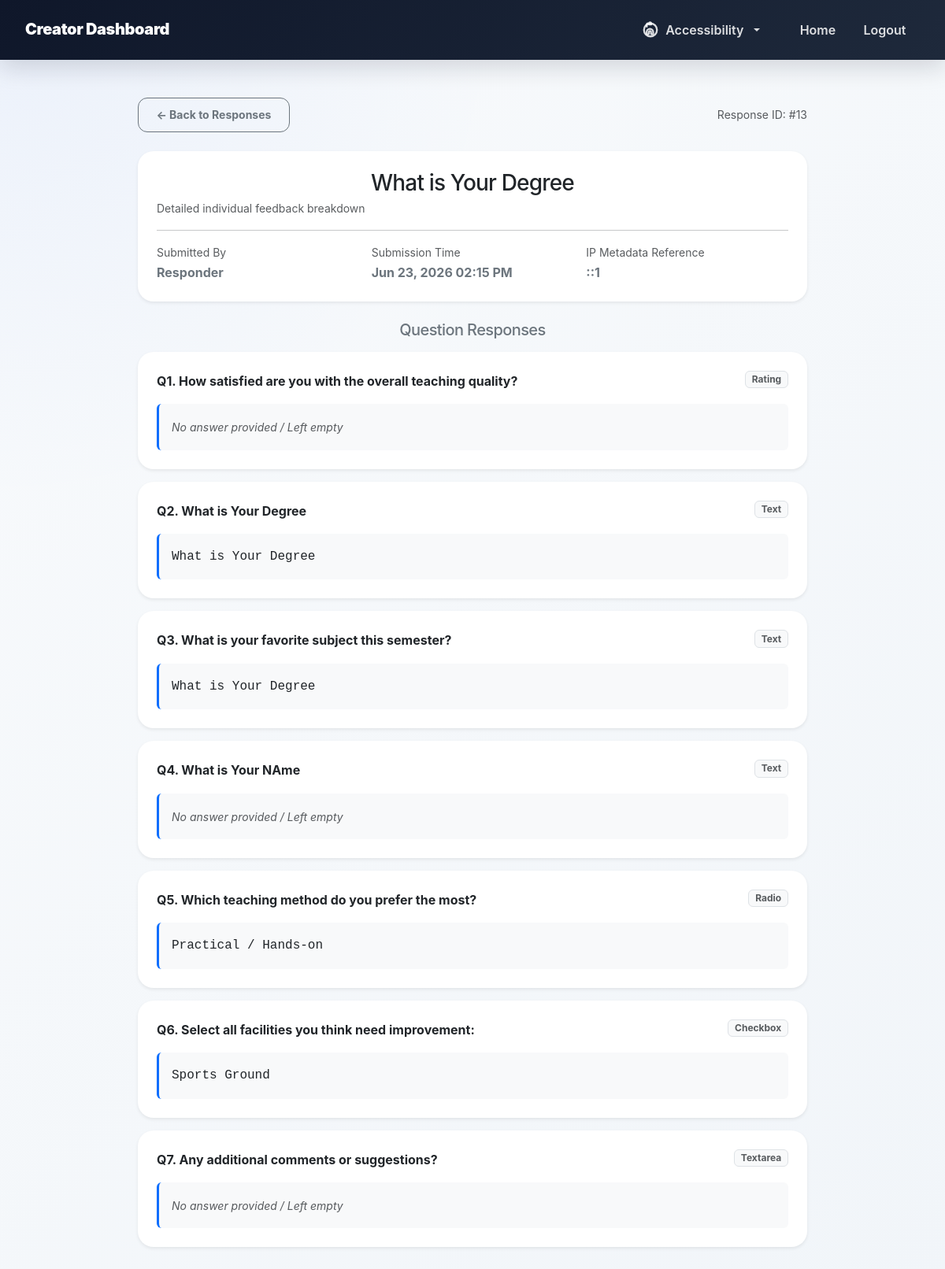
Screenshot of /creator/view_single_response.php?response_id=13&form_id=1 (signed in) with the database file from the repository.
### tables this page shows
CREATE TABLE `form_responses` (
  `id` int(11) NOT NULL,
  `form_id` int(11) NOT NULL,
  `respondent_id` int(11) DEFAULT NULL,
  `respondent_ip` varchar(50) DEFAULT NULL,
  `submitted_at` datetime DEFAULT current_timestamp()
);

CREATE TABLE `forms` (
  `id` int(11) NOT NULL,
  `user_id` int(11) NOT NULL,
  `title` varchar(255) NOT NULL,
  `description` text DEFAULT NULL,
  `status` enum('draft','active','closed') DEFAULT 'active',
  `created_at` timestamp NOT NULL DEFAULT current_timestamp(),
  `updated_at` timestamp NOT NULL DEFAULT current_timestamp() ON UPDATE current_timestamp()
);

CREATE TABLE `questions` (
  `id` int(11) NOT NULL,
  `form_id` int(11) NOT NULL,
  `question_text` text NOT NULL,
  `question_type` enum('text','textarea','radio','checkbox','dropdown','rating','file') NOT NULL,
  `is_required` tinyint(1) DEFAULT 0,
  `options` longtext DEFAULT NULL CHECK (json_valid(`options`)),
  `sort_order` int(11) DEFAULT 0,
  `created_at` timestamp NOT NULL DEFAULT current_timestamp()
);

CREATE TABLE `form_answers` (
  `id` int(11) NOT NULL,
  `response_id` int(11) NOT NULL,
  `question_id` int(11) NOT NULL,
  `answer` text DEFAULT NULL
);

### creator/view_single_response.php (the view, shortened to what this page needs)
<?php
include('config.php');
$response_id = isset($_GET['response_id']) ? (int)$_GET['response_id'] : 0;
$form_id = isset($_GET['form_id']) ? (int)$_GET['form_id'] : 0;
$stmt = $conn->prepare("
    SELECT fr.id, fr.submitted_at, fr.respondent_ip, COALESCE(u.name, 'Guest') as respondent_name, f.title
    FROM form_responses fr
    JOIN forms f ON fr.form_id = f.id
    LEFT JOIN users u ON fr.respondent_id = u.id
    WHERE fr.id = ? AND fr.form_id = ? AND f.user_id = ?
");
$stmt->bind_param("iii", $response_id, $form_id, $_SESSION['user_id']);
$stmt->execute();
$meta_details = $stmt->get_result()->fetch_assoc();
$q_stmt = $conn->prepare("
    SELECT q.id as question_id, q.question_text, q.question_type, fa.answer
    FROM questions q
    LEFT JOIN form_answers fa ON q.id = fa.question_id AND fa.response_id = ?
    WHERE q.form_id = ?
    ORDER BY q.sort_order ASC, q.id ASC
");
$q_stmt->bind_param("ii", $response_id, $form_id);
$q_stmt->execute();
$questions_result = $q_stmt->get_result();
?>
<!DOCTYPE html>
<html lang="en">
<head>
    <link rel="stylesheet" href="https://cdn.jsdelivr.net/npm/bootstrap@5.3.3/dist/css/bootstrap.min.css">
    <link rel="stylesheet" href="../css/style.css">
</head>
<body class="bg-light">
<?php include('navbar.php'); ?>
<div class="container py-5">
    <div class="max-width-md mx-auto" style="max-width: 850px;">
        <div class="d-flex justify-content-between align-items-center mb-4">
            <a href="view_responses.php?id=<?= $form_id ?>" class="btn btn-sm btn-outline-secondary">
                ← Back to Responses
            </a>
            <span class="text-muted small">Response ID: #<?= $response_id ?></span>
        </div>
        <div class="card p-4 border-0 shadow-sm mb-4 bg-white">
            <h1 class="h3 text-dark mb-1"><?= htmlspecialchars($meta_details['title']) ?></h1>
            <p class="text-muted small mb-0">Detailed individual feedback breakdown</p>
            <hr class="my-3">
            <div class="row g-3 text-start">
                <div class="col-sm-4">
                    <span class="text-muted d-block small">Submitted By</span>
                    <strong class="text-secondary"><?= htmlspecialchars($meta_details['respondent_name']) ?></strong>
                </div>
                <div class="col-sm-4">
                    <span class="text-muted d-block small">Submission Time</span>
                    <strong class="text-secondary"><?= date('M d, Y h:i A', strtotime($meta_details['submitted_at'])) ?></strong>
                </div>
                <div class="col-sm-4">
                    <span class="text-muted d-block small">IP Metadata Reference</span>
                    <strong class="text-secondary"><?= htmlspecialchars($meta_details['respondent_ip']) ?></strong>
                </div>
            </div>
        </div>
        <h2 class="h5 mb-3 text-secondary">Question Responses</h2>
        <?php if ($questions_result->num_rows === 0): ?>
            <div class="alert alert-warning">No configuration criteria loaded for evaluation fields.</div>
        <?php else: ?>
            <?php $counter = 1; ?>
            <?php while ($item = $questions_result->fetch_assoc()): ?>
                <div class="card p-4 border-0 shadow-sm mb-3 bg-white">
                    <div class="d-flex justify-content-between align-items-start mb-2">
                        <span class="fw-bold text-dark">
                            Q<?= $counter++ ?>. <?= htmlspecialchars($item['question_text']) ?>
                        </span>
                        <span class="badge bg-light text-muted border text-capitalize"><?= htmlspecialchars($item['question_type']) ?></span>
                    </div>
                    <div class="p-3 bg-light rounded border-start border-primary border-3 mt-2">
                        <?php if ($item['answer'] !== null && $item['answer'] !== ''): ?>
                            <p class="mb-0 text-dark font-monospace" style="white-space: pre-line;"><?= htmlspecialchars($item['answer']) ?></p>
                        <?php else: ?>
                            <em class="text-muted small">No answer provided / Left empty</em>
                        <?php endif; ?>
                    </div>
                </div>
            <?php endwhile; ?>
        <?php endif; ?>
    </div>
</div>
</body>
</html>

### css/style.css (style rules this page uses)
:root { --primary-blue: #2563eb; --primary-blue-dark: #1d4ed8; --primary-blue-soft: #dbeafe; --ink: #0f172a; --muted: #64748b; --surface: #ffffff; --surface-soft: #f8fafc; --border: #cbd5e1; --shadow-sm: 0 10px 25px rgba(15, 23, 42, 0.06); --shadow-md: 0 18px 45px rgba(15, 23, 42, 0.1); --radius-lg: 20px; --radius-md: 14px; }
* { box-sizing: border-box; }
body { min-height: 100vh; margin: 0; background: radial-gradient(circle at top left, rgba(37, 99, 235, 0.06), transparent 40rem), linear-gradient(135deg, #f8fafc 0%, #f1f5f9 100%); font-family: Inter, "Segoe UI", Roboto, Arial, sans-serif; color: var(--ink); line-height: 1.65; transition: background-color 0.2s, color 0.2s; }
h1, h2, h3, h4, h5 { color: var(--ink); font-weight: 800; letter-spacing: -0.03em; text-align: center; }
h1, h2, h3, h4 { margin-top: 28px; margin-bottom: 24px; }
.container { margin-bottom: 42px; }
a { color: var(--primary-blue); text-decoration: none; font-weight: 700; }
.card, .search-container, form:not(.navbar form):not(.d-inline):not(.input-group) { border: 1px solid rgba(229, 231, 235, 0.8); border-radius: var(--radius-lg) !important; background: rgba(255, 255, 255, 0.98); box-shadow: var(--shadow-sm); }
.card { overflow: hidden; }
.btn { border-radius: 12px; font-weight: 700; padding: 0.65rem 1.4rem; box-shadow: none; transition: all 0.2s cubic-bezier(0.4, 0, 0.2, 1); display: inline-flex; align-items: center; justify-content: center; gap: 8px; }

### rows the page displays
form_responses: form.title "What is Your Degree", submitted_at "Jun 23, 2026 02:15 PM", respondent_ip "::1"
questions: question_text "How satisfied are you with the overall teaching quality?", question_type "Rating", shows "No answer provided / Left empty"
form_answers: question.question_text "What is Your Degree", question.question_type "Text", answer "What is Your Degree"
form_answers: question.question_text "What is your favorite subject this semester?", question.question_type "Text", answer "What is Your Degree"
questions: question_text "What is Your NAme", question_type "Text", shows "No answer provided / Left empty"
form_answers: question.question_text "Which teaching method do you prefer the most?", question.question_type "Radio", answer "Practical / Hands-on"
form_answers: question.question_text "Select all facilities you think need improvement:", question.question_type "Checkbox", answer "Sports Ground"
questions: question_text "Any additional comments or suggestions?", question_type "Textarea", shows "No answer provided / Left empty"

### other values shown
$response_id "13"
$meta_details['respondent_name'] "Responder"
